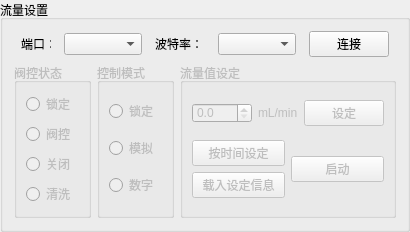
                   <widget class="QGroupBox" name="groupBox_12">
                    <property name="sizePolicy">
                     <sizepolicy hsizetype="Preferred" vsizetype="Preferred">
                      <horstretch>0</horstretch>
                      <verstretch>0</verstretch>
                     </sizepolicy>
                    </property>
                    <property name="title">
                     <string>流量设置</string>
                    </property>
                    <layout class="QVBoxLayout" name="verticalLayout_7">
                     <item>
                      <layout class="QHBoxLayout" name="horizontalLayout_9">
                       <item>
                        <widget class="QLabel" name="label_11">
                         <property name="sizePolicy">
                          <sizepolicy hsizetype="Fixed" vsizetype="Fixed">
                           <horstretch>0</horstretch>
                           <verstretch>0</verstretch>
                          </sizepolicy>
                         </property>
                         <property name="minimumSize">
                          <size>
                           <width>30</width>
                           <height>20</height>
                          </size>
                         </property>
                         <property name="maximumSize">
                          <size>
                           <width>30</width>
                           <height>20</height>
                          </size>
                         </property>
                         <property name="text">
                          <string>端口：</string>
                         </property>
                        </widget>
                       </item>
                       <item>
                        <widget class="QComboBox" name="CBB_mfc_port">
                         <property name="sizePolicy">
                          <sizepolicy hsizetype="Fixed" vsizetype="Fixed">
                           <horstretch>0</horstretch>
                           <verstretch>0</verstretch>
                          </sizepolicy>
                         </property>
                         <property name="minimumSize">
                          <size>
                           <width>78</width>
                           <height>20</height>
                          </size>
                         </property>
                        </widget>
                       </item>
                       <item>
                        <widget class="QLabel" name="label_14">
                         <property name="sizePolicy">
                          <sizepolicy hsizetype="Fixed" vsizetype="Fixed">
                           <horstretch>0</horstretch>
                           <verstretch>0</verstretch>
                          </sizepolicy>
                         </property>
                         <property name="minimumSize">
                          <size>
                           <width>50</width>
                           <height>20</height>
                          </size>
                         </property>
                         <property name="maximumSize">
                          <size>
                           <width>50</width>
                           <height>20</height>
                          </size>
                         </property>
                         <property name="text">
                          <string>波特率：</string>
                         </property>
                        </widget>
                       </item>
                       <item>
                        <widget class="QComboBox" name="CBB_mfc_buadrate">
                         <property name="sizePolicy">
                          <sizepolicy hsizetype="Fixed" vsizetype="Fixed">
                           <horstretch>0</horstretch>
                           <verstretch>0</verstretch>
                          </sizepolicy>
                         </property>
                         <property name="minimumSize">
                          <size>
                           <width>78</width>
                           <height>20</height>
                          </size>
                         </property>
                        </widget>
                       </item>
                       <item>
                        <widget class="QPushButton" name="BT_connect_mfc">
                         <property name="sizePolicy">
                          <sizepolicy hsizetype="Fixed" vsizetype="Fixed">
                           <horstretch>0</horstretch>
                           <verstretch>0</verstretch>
                          </sizepolicy>
                         </property>
                         <property name="minimumSize">
                          <size>
                           <width>80</width>
                           <height>23</height>
                          </size>
                         </property>
                         <property name="text">
                          <string>连接</string>
                         </property>
                        </widget>
                       </item>
                      </layout>
                     </item>
                     <item>
                      <layout class="QHBoxLayout" name="horizontalLayout_2">
                       <item>
                        <widget class="QGroupBox" name="GB_mfc_switch">
                         <property name="enabled">
                          <bool>false</bool>
                         </property>
                         <property name="sizePolicy">
                          <sizepolicy hsizetype="Fixed" vsizetype="Preferred">
                           <horstretch>0</horstretch>
                           <verstretch>0</verstretch>
                          </sizepolicy>
                         </property>
                         <property name="title">
                          <string>阀控状态</string>
                         </property>
                         <layout class="QVBoxLayout" name="verticalLayout_17">
                          <item>
                           <widget class="QRadioButton" name="RB_mfc_switchlock">
                            <property name="sizePolicy">
                             <sizepolicy hsizetype="Preferred" vsizetype="Fixed">
                              <horstretch>0</horstretch>
                              <verstretch>0</verstretch>
                             </sizepolicy>
                            </property>
                            <property name="text">
                             <string>锁定</string>
                            </property>
                           </widget>
                          </item>
                          <item>
                           <widget class="QRadioButton" name="RB_mfc_vctrl">
                            <property name="sizePolicy">
                             <sizepolicy hsizetype="Preferred" vsizetype="Fixed">
                              <horstretch>0</horstretch>
                              <verstretch>0</verstretch>
                             </sizepolicy>
                            </property>
                            <property name="text">
                             <string>阀控</string>
                            </property>
                           </widget>
                          </item>
                          <item>
                           <widget class="QRadioButton" name="RB_mfc_close">
                            <property name="sizePolicy">
                             <sizepolicy hsizetype="Preferred" vsizetype="Fixed">
                              <horstretch>0</horstretch>
                              <verstretch>0</verstretch>
                             </sizepolicy>
                            </property>
                            <property name="text">
                             <string>关闭</string>
                            </property>
                           </widget>
                          </item>
                          <item>
                           <widget class="QRadioButton" name="RB_mfc_clean">
                            <property name="sizePolicy">
                             <sizepolicy hsizetype="Preferred" vsizetype="Fixed">
                              <horstretch>0</horstretch>
                              <verstretch>0</verstretch>
                             </sizepolicy>
                            </property>
                            <property name="text">
                             <string>清洗</string>
                            </property>
                           </widget>
                          </item>
                         </layout>
                        </widget>
                       </item>
                       <item>
                        <widget class="QGroupBox" name="GB_mfc_crtlmode">
                         <property name="enabled">
                          <bool>false</bool>
                         </property>
                         <property name="sizePolicy">
                          <sizepolicy hsizetype="Fixed" vsizetype="Preferred">
                           <horstretch>0</horstretch>
                           <verstretch>0</verstretch>
                          </sizepolicy>
                         </property>
                         <property name="title">
                          <string>控制模式</string>
                         </property>
                         <layout class="QVBoxLayout" name="verticalLayout_18">
                          <item>
                           <widget class="QRadioButton" name="RB_mfc_crtllock">
                            <property name="sizePolicy">
                             <sizepolicy hsizetype="Preferred" vsizetype="Fixed">
                              <horstretch>0</horstretch>
                              <verstretch>0</verstretch>
                             </sizepolicy>
                            </property>
                            <property name="text">
                             <string>锁定</string>
                            </property>
                           </widget>
                          </item>
                          <item>
                           <widget class="QRadioButton" name="RB_mfc_analog">
                            <property name="sizePolicy">
                             <sizepolicy hsizetype="Preferred" vsizetype="Fixed">
                              <horstretch>0</horstretch>
                              <verstretch>0</verstretch>
                             </sizepolicy>
                            </property>
                            <property name="text">
                             <string>模拟</string>
                            </property>
                           </widget>
                          </item>
                          <item>
                           <widget class="QRadioButton" name="RB_mfc_digital">
                            <property name="sizePolicy">
                             <sizepolicy hsizetype="Preferred" vsizetype="Fixed">
                              <horstretch>0</horstretch>
                              <verstretch>0</verstretch>
                             </sizepolicy>
                            </property>
                            <property name="text">
                             <string>数字</string>
                            </property>
                           </widget>
                          </item>
                         </layout>
                        </widget>
                       </item>
                       <item>
                        <widget class="QGroupBox" name="GB_mfc_setSV">
                         <property name="enabled">
                          <bool>false</bool>
                         </property>
                         <property name="title">
                          <string>流量值设定</string>
                         </property>
                         <layout class="QVBoxLayout" name="verticalLayout_9">
                          <item>
                           <layout class="QHBoxLayout" name="horizontalLayout_10">
                            <item>
                             <widget class="QDoubleSpinBox" name="SB_mfc_sv">
                              <property name="sizePolicy">
                               <sizepolicy hsizetype="Fixed" vsizetype="Fixed">
                                <horstretch>0</horstretch>
                                <verstretch>0</verstretch>
                               </sizepolicy>
                              </property>
                              <property name="minimumSize">
                               <size>
                                <width>60</width>
                                <height>20</height>
                               </size>
                              </property>
                              <property name="maximumSize">
                               <size>
                                <width>60</width>
                                <height>20</height>
                               </size>
                              </property>
                              <property name="decimals">
                               <number>1</number>
                              </property>
                              <property name="maximum">
                               <double>9999.000000000000000</double>
                              </property>
                             </widget>
                            </item>
                            <item>
                             <widget class="QLabel" name="lbl_mfc_sv_unit">
                              <property name="sizePolicy">
                               <sizepolicy hsizetype="Fixed" vsizetype="Fixed">
                                <horstretch>0</horstretch>
                                <verstretch>0</verstretch>
                               </sizepolicy>
                              </property>
                              <property name="text">
                               <string>mL/min</string>
                              </property>
                             </widget>
                            </item>
                            <item>
                             <widget class="QPushButton" name="BT_set_mfc_sv">
                              <property name="enabled">
                               <bool>false</bool>
                              </property>
                              <property name="sizePolicy">
                               <sizepolicy hsizetype="Preferred" vsizetype="Fixed">
                                <horstretch>0</horstretch>
                                <verstretch>0</verstretch>
                               </sizepolicy>
                              </property>
                              <property name="minimumSize">
                               <size>
                                <width>60</width>
                                <height>23</height>
                               </size>
                              </property>
                              <property name="text">
                               <string>设定</string>
                              </property>
                             </widget>
                            </item>
                           </layout>
                          </item>
                          <item>
                           <layout class="QHBoxLayout" name="horizontalLayout_44">
                            <item>
                             <layout class="QVBoxLayout" name="verticalLayout_12">
                              <item>
                               <widget class="QPushButton" name="BT_mfc_setProgram">
                                <property name="sizePolicy">
                                 <sizepolicy hsizetype="Preferred" vsizetype="Fixed">
                                  <horstretch>0</horstretch>
                                  <verstretch>0</verstretch>
                                 </sizepolicy>
                                </property>
                                <property name="text">
                                 <string>按时间设定</string>
                                </property>
                               </widget>
                              </item>
                              <item>
                               <widget class="QPushButton" name="BT_mfc_loadProgram">
                                <property name="text">
                                 <string>载入设定信息</string>
                                </property>
                               </widget>
                              </item>
                             </layout>
                            </item>
                            <item>
                             <layout class="QVBoxLayout" name="verticalLayout_32">
                              <item>
                               <widget class="QPushButton" name="BT_mfc_launchProgram">
                                <property name="text">
                                 <string>启动</string>
                                </property>
                               </widget>
                              </item>
                             </layout>
                            </item>
                           </layout>
                          </item>
                         </layout>
                        </widget>
                       </item>
                      </layout>
                     </item>
                    </layout>
                   </widget>
